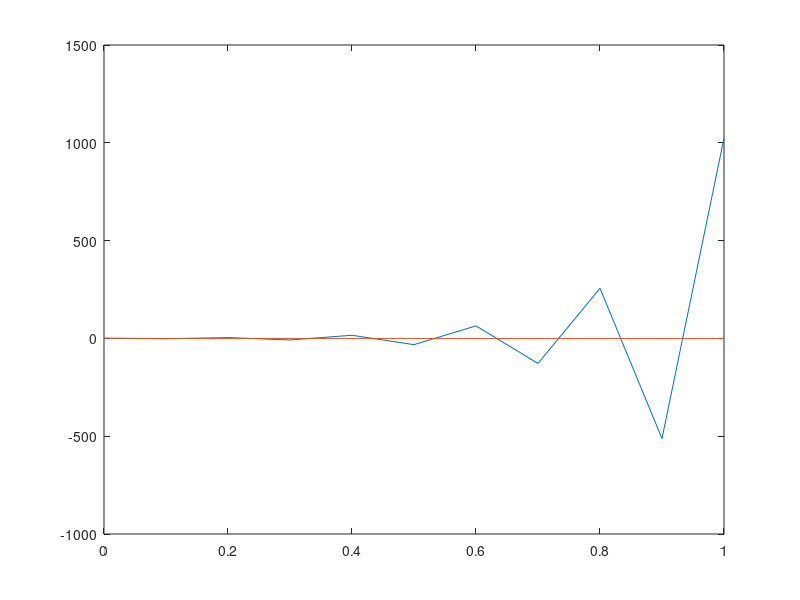

MATLAB code to generate this figure:
# L4Z4 Jawna Metoda Eulera

clear;
clc;

lambda = 30;

f = @(t, y) - lambda *y;
T = 1;
h = 0.1;
t = 0:h:T;
y = zeros(size(t));
y(1) = 1;

for n = 1:length(y)-1
  y(n+1) = y(n) + h * f(t(n), y(n));
 end

plot(t,y);
hold on

h = 0.01;
t = 0:h:T;
y = zeros(size(t));
y(1) = 1;

for n = 1:length(y)-1
  y(n+1) = y(n) + h * f(t(n), y(n));
 end

plot(t,y);
